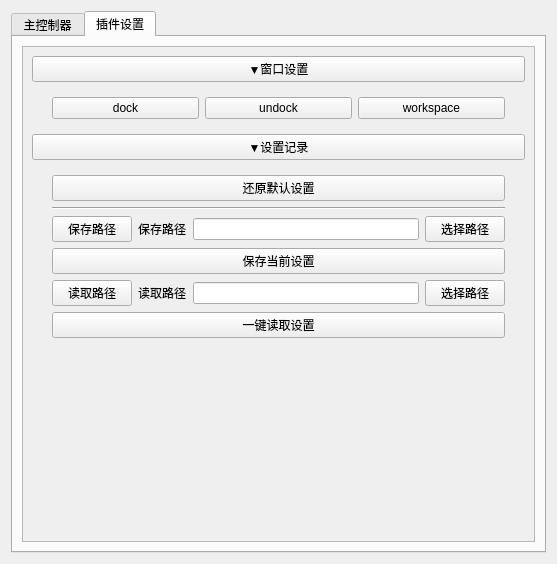
<?xml version="1.0" encoding="UTF-8"?>
<ui version="4.0">
 <class>Main_Win</class>
 <widget class="QWidget" name="Main_Win">
  <property name="geometry">
   <rect>
    <x>0</x>
    <y>0</y>
    <width>557</width>
    <height>564</height>
   </rect>
  </property>
  <property name="minimumSize">
   <size>
    <width>450</width>
    <height>500</height>
   </size>
  </property>
  <property name="contextMenuPolicy">
   <enum>Qt::NoContextMenu</enum>
  </property>
  <property name="acceptDrops">
   <bool>false</bool>
  </property>
  <property name="windowTitle">
   <string>藤蔓生长快速绑定工具</string>
  </property>
  <layout class="QVBoxLayout" name="verticalLayout_4">
   <item>
    <widget class="QTabWidget" name="Tab_Widget">
     <property name="enabled">
      <bool>true</bool>
     </property>
     <property name="currentIndex">
      <number>1</number>
     </property>
     <widget class="QWidget" name="tab">
      <attribute name="title">
       <string>主控制器</string>
      </attribute>
      <layout class="QVBoxLayout" name="verticalLayout_2">
       <item>
        <widget class="QScrollArea" name="scrollArea">
         <property name="widgetResizable">
          <bool>true</bool>
         </property>
         <widget class="QWidget" name="scrollAreaWidgetContents_4">
          <property name="geometry">
           <rect>
            <x>0</x>
            <y>0</y>
            <width>496</width>
            <height>799</height>
           </rect>
          </property>
          <layout class="QVBoxLayout" name="verticalLayout_6">
           <item>
            <widget class="QPushButton" name="Rig_Obj_Toggle">
             <property name="text">
              <string>▼获取绑定物体</string>
             </property>
            </widget>
           </item>
           <item>
            <widget class="QWidget" name="Rig_Obj_Layout" native="true">
             <layout class="QHBoxLayout" name="_3">
              <property name="leftMargin">
               <number>20</number>
              </property>
              <property name="rightMargin">
               <number>20</number>
              </property>
              <item>
               <widget class="QPushButton" name="Rig_Obj_GetBtn">
                <property name="maximumSize">
                 <size>
                  <width>48</width>
                  <height>16777215</height>
                 </size>
                </property>
                <property name="text">
                 <string>绑定物体</string>
                </property>
               </widget>
              </item>
              <item>
               <widget class="QLabel" name="Rig_Obj_Label">
                <property name="text">
                 <string>绑定物体</string>
                </property>
                <property name="alignment">
                 <set>Qt::AlignCenter</set>
                </property>
               </widget>
              </item>
              <item>
               <widget class="QLineEdit" name="Rig_Obj_Text">
                <property name="readOnly">
                 <bool>true</bool>
                </property>
               </widget>
              </item>
              <item>
               <widget class="QPushButton" name="Rig_Obj_Btn">
                <property name="maximumSize">
                 <size>
                  <width>40</width>
                  <height>16777215</height>
                 </size>
                </property>
                <property name="text">
                 <string>&lt;&lt;&lt;</string>
                </property>
               </widget>
              </item>
             </layout>
            </widget>
           </item>
           <item>
            <widget class="QPushButton" name="Loc_Generate_Toggle">
             <property name="font">
              <font>
               <weight>75</weight>
               <bold>true</bold>
              </font>
             </property>
             <property name="text">
              <string>▼自动生成绑定参考节点</string>
             </property>
            </widget>
           </item>
           <item>
            <widget class="QWidget" name="Auto_Generate_Layout" native="true">
             <layout class="QVBoxLayout" name="_2">
              <property name="leftMargin">
               <number>20</number>
              </property>
              <property name="rightMargin">
               <number>20</number>
              </property>
              <item>
               <layout class="QHBoxLayout" name="horizontalLayout">
                <item>
                 <widget class="QRadioButton" name="X_RadioButton">
                  <property name="text">
                   <string>X</string>
                  </property>
                 </widget>
                </item>
                <item>
                 <widget class="QRadioButton" name="Y_RadioButton">
                  <property name="text">
                   <string>Y</string>
                  </property>
                  <property name="checked">
                   <bool>true</bool>
                  </property>
                 </widget>
                </item>
                <item>
                 <widget class="QRadioButton" name="Z_RadioButton">
                  <property name="text">
                   <string>Z</string>
                  </property>
                 </widget>
                </item>
               </layout>
              </item>
              <item>
               <widget class="QPushButton" name="Loc_Generate_Btn">
                <property name="styleSheet">
                 <string notr="true">background-color:rgb(117, 175, 0)</string>
                </property>
                <property name="text">
                 <string>自动获取</string>
                </property>
               </widget>
              </item>
             </layout>
            </widget>
           </item>
           <item>
            <widget class="QPushButton" name="JNT_Setting_Toggle">
             <property name="text">
              <string>▼设置绑定参考节点</string>
             </property>
            </widget>
           </item>
           <item>
            <widget class="QWidget" name="JNT_Setting_Layout" native="true">
             <layout class="QGridLayout" name="gridLayout">
              <property name="leftMargin">
               <number>20</number>
              </property>
              <property name="rightMargin">
               <number>20</number>
              </property>
              <item row="0" column="0" rowspan="2">
               <widget class="QPushButton" name="Switch_Btn">
                <property name="minimumSize">
                 <size>
                  <width>0</width>
                  <height>50</height>
                 </size>
                </property>
                <property name="maximumSize">
                 <size>
                  <width>40</width>
                  <height>16777215</height>
                 </size>
                </property>
                <property name="font">
                 <font>
                  <pointsize>25</pointsize>
                  <weight>75</weight>
                  <bold>true</bold>
                 </font>
                </property>
                <property name="text">
                 <string>⇋</string>
                </property>
               </widget>
              </item>
              <item row="1" column="1">
               <layout class="QHBoxLayout" name="horizontalLayout_5">
                <item>
                 <widget class="QPushButton" name="End_JNT_GetBtn">
                  <property name="maximumSize">
                   <size>
                    <width>48</width>
                    <height>16777215</height>
                   </size>
                  </property>
                  <property name="text">
                   <string>结束节点</string>
                  </property>
                 </widget>
                </item>
                <item>
                 <widget class="QLabel" name="End_JNT_Label">
                  <property name="text">
                   <string>结束节点</string>
                  </property>
                  <property name="alignment">
                   <set>Qt::AlignCenter</set>
                  </property>
                 </widget>
                </item>
                <item>
                 <widget class="QLineEdit" name="End_JNT_Text">
                  <property name="enabled">
                   <bool>true</bool>
                  </property>
                  <property name="layoutDirection">
                   <enum>Qt::LeftToRight</enum>
                  </property>
                  <property name="dragEnabled">
                   <bool>false</bool>
                  </property>
                  <property name="readOnly">
                   <bool>true</bool>
                  </property>
                  <property name="placeholderText">
                   <string/>
                  </property>
                 </widget>
                </item>
                <item>
                 <widget class="QPushButton" name="End_JNT_Btn">
                  <property name="maximumSize">
                   <size>
                    <width>40</width>
                    <height>16777215</height>
                   </size>
                  </property>
                  <property name="text">
                   <string>&lt;&lt;&lt;</string>
                  </property>
                 </widget>
                </item>
               </layout>
              </item>
              <item row="0" column="1">
               <layout class="QHBoxLayout" name="horizontalLayout_4">
                <item>
                 <widget class="QPushButton" name="Start_JNT_GetBtn">
                  <property name="maximumSize">
                   <size>
                    <width>48</width>
                    <height>16777215</height>
                   </size>
                  </property>
                  <property name="text">
                   <string>起始节点</string>
                  </property>
                 </widget>
                </item>
                <item>
                 <widget class="QLabel" name="Start_JNT_Label">
                  <property name="text">
                   <string>起始节点</string>
                  </property>
                  <property name="alignment">
                   <set>Qt::AlignCenter</set>
                  </property>
                 </widget>
                </item>
                <item>
                 <widget class="QLineEdit" name="Start_JNT_Text">
                  <property name="readOnly">
                   <bool>true</bool>
                  </property>
                 </widget>
                </item>
                <item>
                 <widget class="QPushButton" name="Start_JNT_Btn">
                  <property name="maximumSize">
                   <size>
                    <width>40</width>
                    <height>16777215</height>
                   </size>
                  </property>
                  <property name="text">
                   <string>&lt;&lt;&lt;</string>
                  </property>
                 </widget>
                </item>
               </layout>
              </item>
              <item row="2" column="1">
               <widget class="QCheckBox" name="Delete_CheckBox">
                <property name="text">
                 <string>是否删除参考的绑定节点</string>
                </property>
                <property name="checked">
                 <bool>true</bool>
                </property>
               </widget>
              </item>
             </layout>
            </widget>
           </item>
           <item>
            <widget class="QPushButton" name="Rig_Generate_Toggle">
             <property name="text">
              <string>▼生成设置</string>
             </property>
            </widget>
           </item>
           <item>
            <widget class="QWidget" name="Rig_Generate_Layout" native="true">
             <layout class="QVBoxLayout" name="_5">
              <property name="leftMargin">
               <number>20</number>
              </property>
              <property name="rightMargin">
               <number>20</number>
              </property>
              <item>
               <layout class="QHBoxLayout" name="horizontalLayout_7">
                <item>
                 <widget class="QLabel" name="Main_JNT_Label">
                  <property name="text">
                   <string>主关节个数</string>
                  </property>
                  <property name="alignment">
                   <set>Qt::AlignCenter</set>
                  </property>
                 </widget>
                </item>
                <item>
                 <widget class="QLineEdit" name="Main_JNT_Num">
                  <property name="maximumSize">
                   <size>
                    <width>16777215</width>
                    <height>16777215</height>
                   </size>
                  </property>
                  <property name="alignment">
                   <set>Qt::AlignLeading|Qt::AlignLeft|Qt::AlignVCenter</set>
                  </property>
                  <property name="placeholderText">
                   <string>默认个数：20</string>
                  </property>
                 </widget>
                </item>
                <item>
                 <widget class="QSlider" name="Main_JNT_Slider">
                  <property name="minimum">
                   <number>3</number>
                  </property>
                  <property name="maximum">
                   <number>99</number>
                  </property>
                  <property name="orientation">
                   <enum>Qt::Horizontal</enum>
                  </property>
                 </widget>
                </item>
               </layout>
              </item>
              <item>
               <layout class="QHBoxLayout" name="horizontalLayout_9">
                <item>
                 <widget class="QLabel" name="IK_JNT_Label">
                  <property name="text">
                   <string>IK关节个数</string>
                  </property>
                  <property name="alignment">
                   <set>Qt::AlignCenter</set>
                  </property>
                 </widget>
                </item>
                <item>
                 <widget class="QLineEdit" name="IK_JNT_Num">
                  <property name="maximumSize">
                   <size>
                    <width>16777215</width>
                    <height>16777215</height>
                   </size>
                  </property>
                  <property name="placeholderText">
                   <string>默认个数：5</string>
                  </property>
                 </widget>
                </item>
                <item>
                 <widget class="QSlider" name="IK_JNT_Slider">
                  <property name="minimum">
                   <number>3</number>
                  </property>
                  <property name="maximum">
                   <number>99</number>
                  </property>
                  <property name="orientation">
                   <enum>Qt::Horizontal</enum>
                  </property>
                 </widget>
                </item>
               </layout>
              </item>
              <item>
               <layout class="QHBoxLayout" name="horizontalLayout_10">
                <item>
                 <widget class="QLabel" name="Curve_Span_Label">
                  <property name="text">
                   <string>曲线分段数</string>
                  </property>
                  <property name="alignment">
                   <set>Qt::AlignCenter</set>
                  </property>
                 </widget>
                </item>
                <item>
                 <widget class="QLineEdit" name="Curve_Span_Num">
                  <property name="maximumSize">
                   <size>
                    <width>16777215</width>
                    <height>16777215</height>
                   </size>
                  </property>
                  <property name="placeholderText">
                   <string>默认个数：15</string>
                  </property>
                 </widget>
                </item>
                <item>
                 <widget class="QSlider" name="Curve_Span_Slider">
                  <property name="minimum">
                   <number>3</number>
                  </property>
                  <property name="maximum">
                   <number>99</number>
                  </property>
                  <property name="orientation">
                   <enum>Qt::Horizontal</enum>
                  </property>
                 </widget>
                </item>
               </layout>
              </item>
             </layout>
            </widget>
           </item>
           <item>
            <widget class="QPushButton" name="Namespace_Toggle">
             <property name="text">
              <string>▼绑定节点命名</string>
             </property>
            </widget>
           </item>
           <item>
            <widget class="QWidget" name="Namespace_Toggle_Layout" native="true">
             <layout class="QVBoxLayout" name="verticalLayout">
              <property name="leftMargin">
               <number>20</number>
              </property>
              <property name="rightMargin">
               <number>20</number>
              </property>
              <item>
               <layout class="QHBoxLayout" name="horizontalLayout_8">
                <item>
                 <widget class="QLabel" name="Geo_Name_Label">
                  <property name="text">
                   <string>绑定总名称</string>
                  </property>
                  <property name="alignment">
                   <set>Qt::AlignCenter</set>
                  </property>
                 </widget>
                </item>
                <item>
                 <widget class="QLineEdit" name="Geo_Name_Text">
                  <property name="maximumSize">
                   <size>
                    <width>16777215</width>
                    <height>16777215</height>
                   </size>
                  </property>
                  <property name="alignment">
                   <set>Qt::AlignLeading|Qt::AlignLeft|Qt::AlignVCenter</set>
                  </property>
                  <property name="placeholderText">
                   <string>默认输出名称：TengMan</string>
                  </property>
                 </widget>
                </item>
               </layout>
              </item>
              <item>
               <layout class="QHBoxLayout" name="horizontalLayout_11">
                <item>
                 <widget class="QLabel" name="Main_JNT_Name_Label">
                  <property name="text">
                   <string>主关节节点名称</string>
                  </property>
                  <property name="alignment">
                   <set>Qt::AlignCenter</set>
                  </property>
                 </widget>
                </item>
                <item>
                 <widget class="QLineEdit" name="Main_JNT_Name_Text">
                  <property name="maximumSize">
                   <size>
                    <width>16777215</width>
                    <height>16777215</height>
                   </size>
                  </property>
                  <property name="placeholderText">
                   <string>默认输出名称：gan_joint</string>
                  </property>
                 </widget>
                </item>
               </layout>
              </item>
              <item>
               <layout class="QHBoxLayout" name="horizontalLayout_15">
                <item>
                 <widget class="QLabel" name="IK_JNT_Name_Label">
                  <property name="text">
                   <string>IK关节节点名称</string>
                  </property>
                  <property name="alignment">
                   <set>Qt::AlignCenter</set>
                  </property>
                 </widget>
                </item>
                <item>
                 <widget class="QLineEdit" name="IK_JNT_Name_Text">
                  <property name="maximumSize">
                   <size>
                    <width>16777215</width>
                    <height>16777215</height>
                   </size>
                  </property>
                  <property name="placeholderText">
                   <string>默认输出名称：ganJoint</string>
                  </property>
                 </widget>
                </item>
               </layout>
              </item>
              <item>
               <layout class="QHBoxLayout" name="horizontalLayout_13">
                <item>
                 <widget class="QLabel" name="Curve_Name_Label">
                  <property name="text">
                   <string>曲线名称</string>
                  </property>
                  <property name="alignment">
                   <set>Qt::AlignCenter</set>
                  </property>
                 </widget>
                </item>
                <item>
                 <widget class="QLineEdit" name="Curve_Name_Text">
                  <property name="maximumSize">
                   <size>
                    <width>16777215</width>
                    <height>16777215</height>
                   </size>
                  </property>
                  <property name="placeholderText">
                   <string>默认输出名称：gan</string>
                  </property>
                 </widget>
                </item>
               </layout>
              </item>
              <item>
               <layout class="QHBoxLayout" name="horizontalLayout_12">
                <item>
                 <widget class="QLabel" name="IK_CTRL_Name_Label">
                  <property name="text">
                   <string>IK关节控制器名称</string>
                  </property>
                  <property name="alignment">
                   <set>Qt::AlignCenter</set>
                  </property>
                 </widget>
                </item>
                <item>
                 <widget class="QLineEdit" name="IK_CTRL_Name_Text">
                  <property name="maximumSize">
                   <size>
                    <width>16777215</width>
                    <height>16777215</height>
                   </size>
                  </property>
                  <property name="placeholderText">
                   <string>默认输出名称：gan_ctrl</string>
                  </property>
                 </widget>
                </item>
                <item>
                 <widget class="QPushButton" name="IK_CTRL_ColorBtn">
                  <property name="enabled">
                   <bool>true</bool>
                  </property>
                  <property name="minimumSize">
                   <size>
                    <width>0</width>
                    <height>0</height>
                   </size>
                  </property>
                  <property name="maximumSize">
                   <size>
                    <width>20</width>
                    <height>16777215</height>
                   </size>
                  </property>
                  <property name="styleSheet">
                   <string notr="true">background-color:rgb(255, 255, 0);</string>
                  </property>
                  <property name="text">
                   <string/>
                  </property>
                 </widget>
                </item>
                <item>
                 <widget class="QSlider" name="IK_CTRL_ColorSlider">
                  <property name="maximum">
                   <number>30</number>
                  </property>
                  <property name="value">
                   <number>17</number>
                  </property>
                  <property name="orientation">
                   <enum>Qt::Horizontal</enum>
                  </property>
                 </widget>
                </item>
               </layout>
              </item>
              <item>
               <layout class="QHBoxLayout" name="horizontalLayout_14">
                <item>
                 <widget class="QLabel" name="Start_Ctrl_Label">
                  <property name="text">
                   <string>起始主控制器名称</string>
                  </property>
                  <property name="alignment">
                   <set>Qt::AlignCenter</set>
                  </property>
                 </widget>
                </item>
                <item>
                 <widget class="QLineEdit" name="Start_Ctrl_Text">
                  <property name="maximumSize">
                   <size>
                    <width>16777215</width>
                    <height>16777215</height>
                   </size>
                  </property>
                  <property name="placeholderText">
                   <string>默认输出名称：main2</string>
                  </property>
                 </widget>
                </item>
                <item>
                 <widget class="QPushButton" name="Start_Ctrl_ColorBtn">
                  <property name="minimumSize">
                   <size>
                    <width>0</width>
                    <height>0</height>
                   </size>
                  </property>
                  <property name="maximumSize">
                   <size>
                    <width>20</width>
                    <height>16777215</height>
                   </size>
                  </property>
                  <property name="styleSheet">
                   <string notr="true">background-color:rgb(0, 255, 255);</string>
                  </property>
                  <property name="text">
                   <string/>
                  </property>
                 </widget>
                </item>
                <item>
                 <widget class="QSlider" name="Start_Ctrl_ColorSlider">
                  <property name="maximum">
                   <number>30</number>
                  </property>
                  <property name="value">
                   <number>20</number>
                  </property>
                  <property name="orientation">
                   <enum>Qt::Horizontal</enum>
                  </property>
                 </widget>
                </item>
               </layout>
              </item>
              <item>
               <layout class="QHBoxLayout" name="horizontalLayout_16">
                <item>
                 <widget class="QLabel" name="End_IK_Label">
                  <property name="text">
                   <string>结束主控制器名称</string>
                  </property>
                  <property name="alignment">
                   <set>Qt::AlignCenter</set>
                  </property>
                 </widget>
                </item>
                <item>
                 <widget class="QLineEdit" name="End_IK_Text">
                  <property name="maximumSize">
                   <size>
                    <width>16777215</width>
                    <height>16777215</height>
                   </size>
                  </property>
                  <property name="placeholderText">
                   <string>默认输出名称：main</string>
                  </property>
                 </widget>
                </item>
                <item>
                 <widget class="QPushButton" name="End_IK_ColorBtn">
                  <property name="minimumSize">
                   <size>
                    <width>0</width>
                    <height>0</height>
                   </size>
                  </property>
                  <property name="maximumSize">
                   <size>
                    <width>20</width>
                    <height>16777215</height>
                   </size>
                  </property>
                  <property name="styleSheet">
                   <string notr="true">background-color:rgb(255, 0, 0);</string>
                  </property>
                  <property name="text">
                   <string/>
                  </property>
                 </widget>
                </item>
                <item>
                 <widget class="QSlider" name="End_IK_ColorSlider">
                  <property name="maximum">
                   <number>30</number>
                  </property>
                  <property name="value">
                   <number>14</number>
                  </property>
                  <property name="orientation">
                   <enum>Qt::Horizontal</enum>
                  </property>
                 </widget>
                </item>
               </layout>
              </item>
              <item>
               <layout class="QHBoxLayout" name="horizontalLayout_17">
                <item>
                 <widget class="QLabel" name="Character_Ctrl_Label">
                  <property name="text">
                   <string>全局主控制器名称</string>
                  </property>
                  <property name="alignment">
                   <set>Qt::AlignCenter</set>
                  </property>
                 </widget>
                </item>
                <item>
                 <widget class="QLineEdit" name="Character_Ctrl_Text">
                  <property name="maximumSize">
                   <size>
                    <width>16777215</width>
                    <height>16777215</height>
                   </size>
                  </property>
                  <property name="placeholderText">
                   <string>默认输出名称：Character</string>
                  </property>
                 </widget>
                </item>
                <item>
                 <widget class="QPushButton" name="Character_Ctrl_ColorBtn">
                  <property name="minimumSize">
                   <size>
                    <width>0</width>
                    <height>0</height>
                   </size>
                  </property>
                  <property name="maximumSize">
                   <size>
                    <width>20</width>
                    <height>16777215</height>
                   </size>
                  </property>
                  <property name="autoFillBackground">
                   <bool>false</bool>
                  </property>
                  <property name="styleSheet">
                   <string notr="true">background-color:rgb(170, 255, 0);</string>
                  </property>
                  <property name="text">
                   <string/>
                  </property>
                 </widget>
                </item>
                <item>
                 <widget class="QSlider" name="Character_Ctrl_ColorSlider">
                  <property name="maximum">
                   <number>31</number>
                  </property>
                  <property name="value">
                   <number>15</number>
                  </property>
                  <property name="orientation">
                   <enum>Qt::Horizontal</enum>
                  </property>
                 </widget>
                </item>
               </layout>
              </item>
             </layout>
            </widget>
           </item>
           <item>
            <layout class="QVBoxLayout" name="verticalLayout_8">
             <item>
              <widget class="QPushButton" name="Rig_Generate_Btn">
               <property name="styleSheet">
                <string notr="true">background-color:rgb(117, 175, 0)</string>
               </property>
               <property name="text">
                <string>一键生成</string>
               </property>
              </widget>
             </item>
             <item>
              <widget class="QPushButton" name="Rig_Back_Btn">
               <property name="enabled">
                <bool>false</bool>
               </property>
               <property name="styleSheet">
                <string notr="true">background-color:rgb(117, 175, 0)</string>
               </property>
               <property name="text">
                <string>一键还原</string>
               </property>
              </widget>
             </item>
            </layout>
           </item>
           <item>
            <spacer name="verticalSpacer_2">
             <property name="orientation">
              <enum>Qt::Vertical</enum>
             </property>
             <property name="sizeHint" stdset="0">
              <size>
               <width>20</width>
               <height>40</height>
              </size>
             </property>
            </spacer>
           </item>
          </layout>
         </widget>
        </widget>
       </item>
      </layout>
     </widget>
     <widget class="QWidget" name="tab_5">
      <attribute name="title">
       <string>插件设置</string>
      </attribute>
      <layout class="QVBoxLayout" name="verticalLayout_9">
       <item>
        <widget class="QScrollArea" name="scrollArea_3">
         <property name="widgetResizable">
          <bool>true</bool>
         </property>
         <widget class="QWidget" name="scrollAreaWidgetContents_5">
          <property name="geometry">
           <rect>
            <x>0</x>
            <y>0</y>
            <width>513</width>
            <height>501</height>
           </rect>
          </property>
          <layout class="QVBoxLayout" name="verticalLayout_10">
           <item>
            <widget class="QPushButton" name="Window_Setting_Toggle">
             <property name="text">
              <string>▼窗口设置</string>
             </property>
            </widget>
           </item>
           <item>
            <widget class="QWidget" name="Window_Setting_Layout" native="true">
             <layout class="QHBoxLayout" name="horizontalLayout_3">
              <property name="leftMargin">
               <number>20</number>
              </property>
              <property name="rightMargin">
               <number>20</number>
              </property>
              <item>
               <widget class="QPushButton" name="Dock_Btn">
                <property name="text">
                 <string>dock</string>
                </property>
               </widget>
              </item>
              <item>
               <widget class="QPushButton" name="Undock_Btn">
                <property name="text">
                 <string>undock</string>
                </property>
               </widget>
              </item>
              <item>
               <widget class="QPushButton" name="Workspace_Btn">
                <property name="text">
                 <string>workspace</string>
                </property>
               </widget>
              </item>
             </layout>
            </widget>
           </item>
           <item>
            <widget class="QPushButton" name="Attribute_Setting_Toggle">
             <property name="font">
              <font>
               <weight>50</weight>
               <bold>false</bold>
              </font>
             </property>
             <property name="text">
              <string>▼设置记录</string>
             </property>
            </widget>
           </item>
           <item>
            <widget class="QWidget" name="Attribute_Setting_Layout" native="true">
             <layout class="QVBoxLayout" name="verticalLayout_11">
              <property name="leftMargin">
               <number>20</number>
              </property>
              <property name="topMargin">
               <number>9</number>
              </property>
              <property name="rightMargin">
               <number>20</number>
              </property>
              <property name="bottomMargin">
               <number>9</number>
              </property>
              <item>
               <widget class="QPushButton" name="Default_Setting_Btn">
                <property name="text">
                 <string>还原默认设置</string>
                </property>
               </widget>
              </item>
              <item>
               <widget class="Line" name="line">
                <property name="orientation">
                 <enum>Qt::Horizontal</enum>
                </property>
               </widget>
              </item>
              <item>
               <layout class="QHBoxLayout" name="horizontalLayout_30">
                <item>
                 <widget class="QPushButton" name="Save_Path_GetBtn">
                  <property name="text">
                   <string>保存路径</string>
                  </property>
                 </widget>
                </item>
                <item>
                 <widget class="QLabel" name="Save_Path_Label">
                  <property name="text">
                   <string>保存路径</string>
                  </property>
                 </widget>
                </item>
                <item>
                 <widget class="QLineEdit" name="Save_Path_Text"/>
                </item>
                <item>
                 <widget class="QPushButton" name="Pick_Save_Path_Btn">
                  <property name="text">
                   <string>选择路径</string>
                  </property>
                 </widget>
                </item>
               </layout>
              </item>
              <item>
               <widget class="QPushButton" name="Save_Path_Btn">
                <property name="text">
                 <string>保存当前设置</string>
                </property>
               </widget>
              </item>
              <item>
               <layout class="QHBoxLayout" name="horizontalLayout_31">
                <item>
                 <widget class="QPushButton" name="Load_Path_GetBtn">
                  <property name="text">
                   <string>读取路径</string>
                  </property>
                 </widget>
                </item>
                <item>
                 <widget class="QLabel" name="Load_Path_Label">
                  <property name="text">
                   <string>读取路径</string>
                  </property>
                 </widget>
                </item>
                <item>
                 <widget class="QLineEdit" name="Load_Path_Text"/>
                </item>
                <item>
                 <widget class="QPushButton" name="Pick_Load_Path_Btn">
                  <property name="text">
                   <string>选择路径</string>
                  </property>
                 </widget>
                </item>
               </layout>
              </item>
              <item>
               <widget class="QPushButton" name="Load_Path_Btn">
                <property name="text">
                 <string>一键读取设置</string>
                </property>
               </widget>
              </item>
             </layout>
            </widget>
           </item>
           <item>
            <spacer name="verticalSpacer">
             <property name="orientation">
              <enum>Qt::Vertical</enum>
             </property>
             <property name="sizeHint" stdset="0">
              <size>
               <width>392</width>
               <height>155</height>
              </size>
             </property>
            </spacer>
           </item>
          </layout>
         </widget>
        </widget>
       </item>
      </layout>
     </widget>
    </widget>
   </item>
  </layout>
 </widget>
 <resources/>
 <connections/>
</ui>
